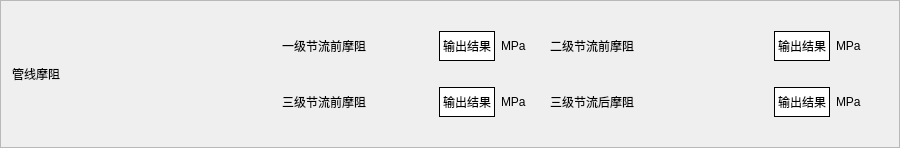
                         <widget class="QFrame" name="frame_14">
                          <property name="sizePolicy">
                           <sizepolicy hsizetype="Expanding" vsizetype="Expanding">
                            <horstretch>0</horstretch>
                            <verstretch>0</verstretch>
                           </sizepolicy>
                          </property>
                          <property name="minimumSize">
                           <size>
                            <width>900</width>
                            <height>0</height>
                           </size>
                          </property>
                          <property name="maximumSize">
                           <size>
                            <width>16777215</width>
                            <height>16777215</height>
                           </size>
                          </property>
                          <property name="acceptDrops">
                           <bool>false</bool>
                          </property>
                          <property name="frameShape">
                           <enum>QFrame::StyledPanel</enum>
                          </property>
                          <property name="frameShadow">
                           <enum>QFrame::Raised</enum>
                          </property>
                          <layout class="QHBoxLayout" name="horizontalLayout_5">
                           <item>
                            <widget class="QLabel" name="label_31">
                             <property name="minimumSize">
                              <size>
                               <width>170</width>
                               <height>0</height>
                              </size>
                             </property>
                             <property name="maximumSize">
                              <size>
                               <width>16777215</width>
                               <height>16777215</height>
                              </size>
                             </property>
                             <property name="styleSheet">
                              <string notr="true">font: 20pt &quot;黑体&quot;; </string>
                             </property>
                             <property name="text">
                              <string>管线摩阻</string>
                             </property>
                            </widget>
                           </item>
                           <item>
                            <widget class="QFrame" name="frame_64">
                             <property name="minimumSize">
                              <size>
                               <width>100</width>
                               <height>0</height>
                              </size>
                             </property>
                             <property name="styleSheet">
                              <string notr="true">
border:0;
</string>
                             </property>
                             <property name="frameShape">
                              <enum>QFrame::StyledPanel</enum>
                             </property>
                             <property name="frameShadow">
                              <enum>QFrame::Raised</enum>
                             </property>
                             <layout class="QVBoxLayout" name="verticalLayout_24">
                              <item>
                               <widget class="QFrame" name="frame_65">
                                <property name="frameShape">
                                 <enum>QFrame::StyledPanel</enum>
                                </property>
                                <property name="frameShadow">
                                 <enum>QFrame::Raised</enum>
                                </property>
                                <layout class="QHBoxLayout" name="horizontalLayout_52">
                                 <property name="bottomMargin">
                                  <number>9</number>
                                 </property>
                                 <item>
                                  <widget class="QFrame" name="frame_33">
                                   <property name="minimumSize">
                                    <size>
                                     <width>0</width>
                                     <height>30</height>
                                    </size>
                                   </property>
                                   <property name="frameShape">
                                    <enum>QFrame::StyledPanel</enum>
                                   </property>
                                   <property name="frameShadow">
                                    <enum>QFrame::Raised</enum>
                                   </property>
                                   <layout class="QHBoxLayout" name="horizontalLayout_32">
                                    <property name="topMargin">
                                     <number>1</number>
                                    </property>
                                    <property name="bottomMargin">
                                     <number>1</number>
                                    </property>
                                    <item>
                                     <widget class="QLabel" name="label_62">
                                      <property name="sizePolicy">
                                       <sizepolicy hsizetype="Expanding" vsizetype="Preferred">
                                        <horstretch>0</horstretch>
                                        <verstretch>0</verstretch>
                                       </sizepolicy>
                                      </property>
                                      <property name="minimumSize">
                                       <size>
                                        <width>200</width>
                                        <height>0</height>
                                       </size>
                                      </property>
                                      <property name="maximumSize">
                                       <size>
                                        <width>16777215</width>
                                        <height>16777215</height>
                                       </size>
                                      </property>
                                      <property name="styleSheet">
                                       <string notr="true">font: 14pt &quot;黑体&quot;;</string>
                                      </property>
                                      <property name="text">
                                       <string>一级节流前摩阻</string>
                                      </property>
                                      <property name="alignment">
                                       <set>Qt::AlignCenter</set>
                                      </property>
                                     </widget>
                                    </item>
                                    <item>
                                     <widget class="QLabel" name="Pctiz1">
                                      <property name="styleSheet">
                                       <string notr="true">font: 75 12pt &quot;宋体&quot;;
border-bottom: 1px solid rgb(0,0,0);

border:1px inset;
background-color: rgb(255, 255, 255);</string>
                                      </property>
                                      <property name="text">
                                       <string>输出结果</string>
                                      </property>
                                     </widget>
                                    </item>
                                    <item>
                                     <widget class="QLabel" name="label_33">
                                      <property name="maximumSize">
                                       <size>
                                        <width>45</width>
                                        <height>16777215</height>
                                       </size>
                                      </property>
                                      <property name="styleSheet">
                                       <string notr="true">
font: 12pt &quot;Times New Roman&quot;;</string>
                                      </property>
                                      <property name="text">
                                       <string>MPa</string>
                                      </property>
                                     </widget>
                                    </item>
                                   </layout>
                                  </widget>
                                 </item>
                                 <item>
                                  <widget class="QFrame" name="frame_34">
                                   <property name="frameShape">
                                    <enum>QFrame::StyledPanel</enum>
                                   </property>
                                   <property name="frameShadow">
                                    <enum>QFrame::Raised</enum>
                                   </property>
                                   <layout class="QHBoxLayout" name="horizontalLayout_33">
                                    <property name="topMargin">
                                     <number>1</number>
                                    </property>
                                    <property name="bottomMargin">
                                     <number>1</number>
                                    </property>
                                    <item>
                                     <widget class="QLabel" name="label_63">
                                      <property name="sizePolicy">
                                       <sizepolicy hsizetype="Expanding" vsizetype="Preferred">
                                        <horstretch>0</horstretch>
                                        <verstretch>0</verstretch>
                                       </sizepolicy>
                                      </property>
                                      <property name="minimumSize">
                                       <size>
                                        <width>200</width>
                                        <height>0</height>
                                       </size>
                                      </property>
                                      <property name="maximumSize">
                                       <size>
                                        <width>16777215</width>
                                        <height>16777215</height>
                                       </size>
                                      </property>
                                      <property name="styleSheet">
                                       <string notr="true">font: 14pt &quot;黑体&quot;;</string>
                                      </property>
                                      <property name="text">
                                       <string>二级节流前摩阻</string>
                                      </property>
                                     </widget>
                                    </item>
                                    <item>
                                     <widget class="QLabel" name="Pctiz2">
                                      <property name="minimumSize">
                                       <size>
                                        <width>0</width>
                                        <height>30</height>
                                       </size>
                                      </property>
                                      <property name="styleSheet">
                                       <string notr="true">font: 75 12pt &quot;宋体&quot;;
border-bottom: 1px solid rgb(0,0,0);

border:1px inset;
background-color: rgb(255, 255, 255);</string>
                                      </property>
                                      <property name="text">
                                       <string>输出结果</string>
                                      </property>
                                     </widget>
                                    </item>
                                    <item>
                                     <widget class="QLabel" name="label_64">
                                      <property name="maximumSize">
                                       <size>
                                        <width>45</width>
                                        <height>16777215</height>
                                       </size>
                                      </property>
                                      <property name="styleSheet">
                                       <string notr="true">
font: 12pt &quot;Times New Roman&quot;;</string>
                                      </property>
                                      <property name="text">
                                       <string>MPa</string>
                                      </property>
                                     </widget>
                                    </item>
                                   </layout>
                                  </widget>
                                 </item>
                                </layout>
                               </widget>
                              </item>
                              <item>
                               <widget class="QFrame" name="frame_67">
                                <property name="frameShape">
                                 <enum>QFrame::StyledPanel</enum>
                                </property>
                                <property name="frameShadow">
                                 <enum>QFrame::Raised</enum>
                                </property>
                                <layout class="QHBoxLayout" name="horizontalLayout_54">
                                 <item>
                                  <widget class="QFrame" name="frame_68">
                                   <property name="frameShape">
                                    <enum>QFrame::StyledPanel</enum>
                                   </property>
                                   <property name="frameShadow">
                                    <enum>QFrame::Raised</enum>
                                   </property>
                                   <layout class="QHBoxLayout" name="horizontalLayout_55">
                                    <property name="topMargin">
                                     <number>1</number>
                                    </property>
                                    <property name="bottomMargin">
                                     <number>1</number>
                                    </property>
                                    <item>
                                     <widget class="QLabel" name="label_83">
                                      <property name="sizePolicy">
                                       <sizepolicy hsizetype="Expanding" vsizetype="Preferred">
                                        <horstretch>0</horstretch>
                                        <verstretch>0</verstretch>
                                       </sizepolicy>
                                      </property>
                                      <property name="minimumSize">
                                       <size>
                                        <width>200</width>
                                        <height>0</height>
                                       </size>
                                      </property>
                                      <property name="maximumSize">
                                       <size>
                                        <width>16777215</width>
                                        <height>16777215</height>
                                       </size>
                                      </property>
                                      <property name="styleSheet">
                                       <string notr="true">font: 14pt &quot;黑体&quot;;</string>
                                      </property>
                                      <property name="text">
                                       <string>三级节流前摩阻</string>
                                      </property>
                                      <property name="alignment">
                                       <set>Qt::AlignCenter</set>
                                      </property>
                                     </widget>
                                    </item>
                                    <item>
                                     <widget class="QLabel" name="Pctiz4">
                                      <property name="minimumSize">
                                       <size>
                                        <width>0</width>
                                        <height>30</height>
                                       </size>
                                      </property>
                                      <property name="styleSheet">
                                       <string notr="true">font: 75 12pt &quot;宋体&quot;;
border-bottom: 1px solid rgb(0,0,0);

border:1px inset;
background-color: rgb(255, 255, 255);</string>
                                      </property>
                                      <property name="text">
                                       <string>输出结果</string>
                                      </property>
                                     </widget>
                                    </item>
                                    <item>
                                     <widget class="QLabel" name="label_84">
                                      <property name="maximumSize">
                                       <size>
                                        <width>45</width>
                                        <height>16777215</height>
                                       </size>
                                      </property>
                                      <property name="styleSheet">
                                       <string notr="true">
font: 12pt &quot;Times New Roman&quot;;</string>
                                      </property>
                                      <property name="text">
                                       <string>MPa</string>
                                      </property>
                                     </widget>
                                    </item>
                                   </layout>
                                  </widget>
                                 </item>
                                 <item>
                                  <widget class="QFrame" name="frame_69">
                                   <property name="frameShape">
                                    <enum>QFrame::StyledPanel</enum>
                                   </property>
                                   <property name="frameShadow">
                                    <enum>QFrame::Raised</enum>
                                   </property>
                                   <layout class="QHBoxLayout" name="horizontalLayout_56">
                                    <property name="topMargin">
                                     <number>1</number>
                                    </property>
                                    <property name="bottomMargin">
                                     <number>1</number>
                                    </property>
                                    <item>
                                     <widget class="QLabel" name="label_85">
                                      <property name="sizePolicy">
                                       <sizepolicy hsizetype="Expanding" vsizetype="Preferred">
                                        <horstretch>0</horstretch>
                                        <verstretch>0</verstretch>
                                       </sizepolicy>
                                      </property>
                                      <property name="minimumSize">
                                       <size>
                                        <width>200</width>
                                        <height>0</height>
                                       </size>
                                      </property>
                                      <property name="maximumSize">
                                       <size>
                                        <width>16777215</width>
                                        <height>16777215</height>
                                       </size>
                                      </property>
                                      <property name="styleSheet">
                                       <string notr="true">font: 14pt &quot;黑体&quot;;</string>
                                      </property>
                                      <property name="text">
                                       <string>三级节流后摩阻</string>
                                      </property>
                                     </widget>
                                    </item>
                                    <item>
                                     <widget class="QLabel" name="Pctiz3">
                                      <property name="minimumSize">
                                       <size>
                                        <width>0</width>
                                        <height>30</height>
                                       </size>
                                      </property>
                                      <property name="styleSheet">
                                       <string notr="true">font: 75 12pt &quot;宋体&quot;;
border-bottom: 1px solid rgb(0,0,0);

border:1px inset;
background-color: rgb(255, 255, 255);</string>
                                      </property>
                                      <property name="text">
                                       <string>输出结果</string>
                                      </property>
                                     </widget>
                                    </item>
                                    <item>
                                     <widget class="QLabel" name="label_86">
                                      <property name="maximumSize">
                                       <size>
                                        <width>45</width>
                                        <height>16777215</height>
                                       </size>
                                      </property>
                                      <property name="styleSheet">
                                       <string notr="true">
font: 12pt &quot;Times New Roman&quot;;</string>
                                      </property>
                                      <property name="text">
                                       <string>MPa</string>
                                      </property>
                                     </widget>
                                    </item>
                                   </layout>
                                  </widget>
                                 </item>
                                </layout>
                               </widget>
                              </item>
                             </layout>
                            </widget>
                           </item>
                          </layout>
                         </widget>
